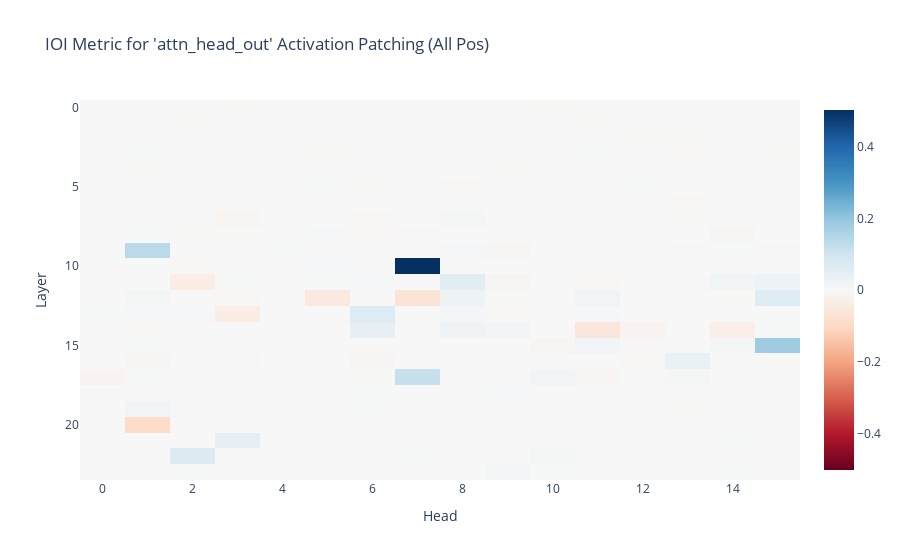

The code cell stored with this chart in its notebook:
### Markdown cell above
Unlike with Pythia without dropout, here we see that no one head can recover performance. L7H4, L7H6, and L8H9 show the biggest performance recovery.

Interestingly, only one of these (L8H9) was in our NMH candidate list above.

### Code cell
attn_head_out_all_pos_act_patch_results = patching.get_act_patch_attn_head_out_all_pos(model, corrupted_tokens, clean_cache, ioi_metric)
imshow(attn_head_out_all_pos_act_patch_results, 
       yaxis="Layer", 
       xaxis="Head", 
       title="IOI Metric for 'attn_head_out' Activation Patching (All Pos)")

### Figure 1 — Plotly figure (JSON) as saved in the notebook; plotly's stock layout.template omitted (floating-point values rounded to 4 significant figures; data arrays with more than 128 entries replaced by an {"elided": "..."} marker saying what was removed)
{"data": [{"coloraxis": "coloraxis", "hovertemplate": "x: %{x}<br>y: %{y}<br>color: %{z}<extra></extra>", "name": "0", "type": "heatmap", "xaxis": "x", "yaxis": "y", "z": {"elided": "24x16 float values"}}], "layout": {"coloraxis": {"cmid": 0, "colorscale": [[0, "rgb(103,0,31)"], [0.1, "rgb(178,24,43)"], [0.2, "rgb(214,96,77)"], [0.3, "rgb(244,165,130)"], [0.4, "rgb(253,219,199)"], [0.5, "rgb(247,247,247)"], [0.6, "rgb(209,229,240)"], [0.7, "rgb(146,197,222)"], [0.8, "rgb(67,147,195)"], [0.9, "rgb(33,102,172)"], [1, "rgb(5,48,97)"]]}, "title": {"text": "IOI Metric for 'attn_head_out' Activation Patching (All Pos)"}, "xaxis": {"anchor": "y", "domain": [0, 1], "title": {"text": "Head"}}, "yaxis": {"anchor": "x", "autorange": "reversed", "domain": [0, 1], "title": {"text": "Layer"}}}}
